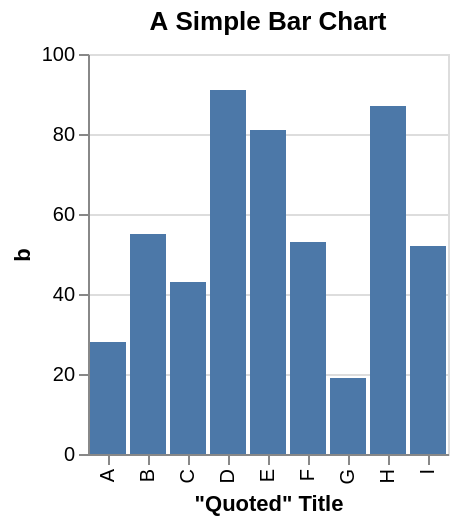

Vega-Lite specification for this chart:
### Vega specification from a JSON file in a GitHub repository (floating-point values rounded to 4 significant figures)
{"$schema": "https://vega.github.io/schema/vega/v5.json", "background": "white", "padding": 5, "height": 200, "title": {"text": "A Simple Bar Chart", "frame": "group"}, "style": "cell", "data": [{"name": "source_0", "values": [{"a": "A", "b": 28}, {"a": "B", "b": 55}, {"a": "C", "b": 43}, {"a": "D", "b": 91}, {"a": "E", "b": 81}, {"a": "F", "b": 53}, {"a": "G", "b": 19}, {"a": "H", "b": 87}, {"a": "I", "b": 52}]}, {"name": "data_0", "source": "source_0", "transform": [{"type": "stack", "groupby": ["a"], "field": "b", "sort": {"field": [], "order": []}, "as": ["b_start", "b_end"], "offset": "zero"}, {"type": "filter", "expr": "isValid(datum[\"b\"]) && isFinite(+datum[\"b\"])"}]}], "signals": [{"name": "x_step", "value": 20}, {"name": "width", "update": "bandspace(domain('x').length, 0.1, 0.05) * x_step"}], "marks": [{"name": "marks", "type": "rect", "style": ["bar"], "from": {"data": "data_0"}, "encode": {"update": {"fill": {"value": "#4c78a8"}, "ariaRoleDescription": {"value": "bar"}, "description": {"signal": "\"\\\"Quoted\\\" Title: \" + (isValid(datum[\"a\"]) ? datum[\"a\"] : \"\"+datum[\"a\"]) + \"; b: \" + (format(datum[\"b\"], \"\"))"}, "xc": {"scale": "x", "field": "a", "band": 0.5}, "width": {"signal": "max(0.25, bandwidth('x'))"}, "y": {"scale": "y", "field": "b_end"}, "y2": {"scale": "y", "field": "b_start"}}}}], "scales": [{"name": "x", "type": "band", "domain": {"data": "data_0", "field": "a", "sort": true}, "range": {"step": {"signal": "x_step"}}, "paddingInner": 0.1, "paddingOuter": 0.05}, {"name": "y", "type": "linear", "domain": {"data": "data_0", "fields": ["b_start", "b_end"]}, "range": [{"signal": "height"}, 0], "nice": true, "zero": true}], "axes": [{"scale": "y", "orient": "left", "gridScale": "x", "grid": true, "tickCount": {"signal": "ceil(height/40)"}, "domain": false, "labels": false, "aria": false, "maxExtent": 0, "minExtent": 0, "ticks": false, "zindex": 0}, {"scale": "x", "orient": "bottom", "grid": false, "title": "\"Quoted\" Title", "labelAlign": "right", "labelAngle": 270, "labelBaseline": "middle", "zindex": 0}, {"scale": "y", "orient": "left", "grid": false, "title": "b", "labelOverlap": true, "tickCount": {"signal": "ceil(height/40)"}, "zindex": 0}]}
